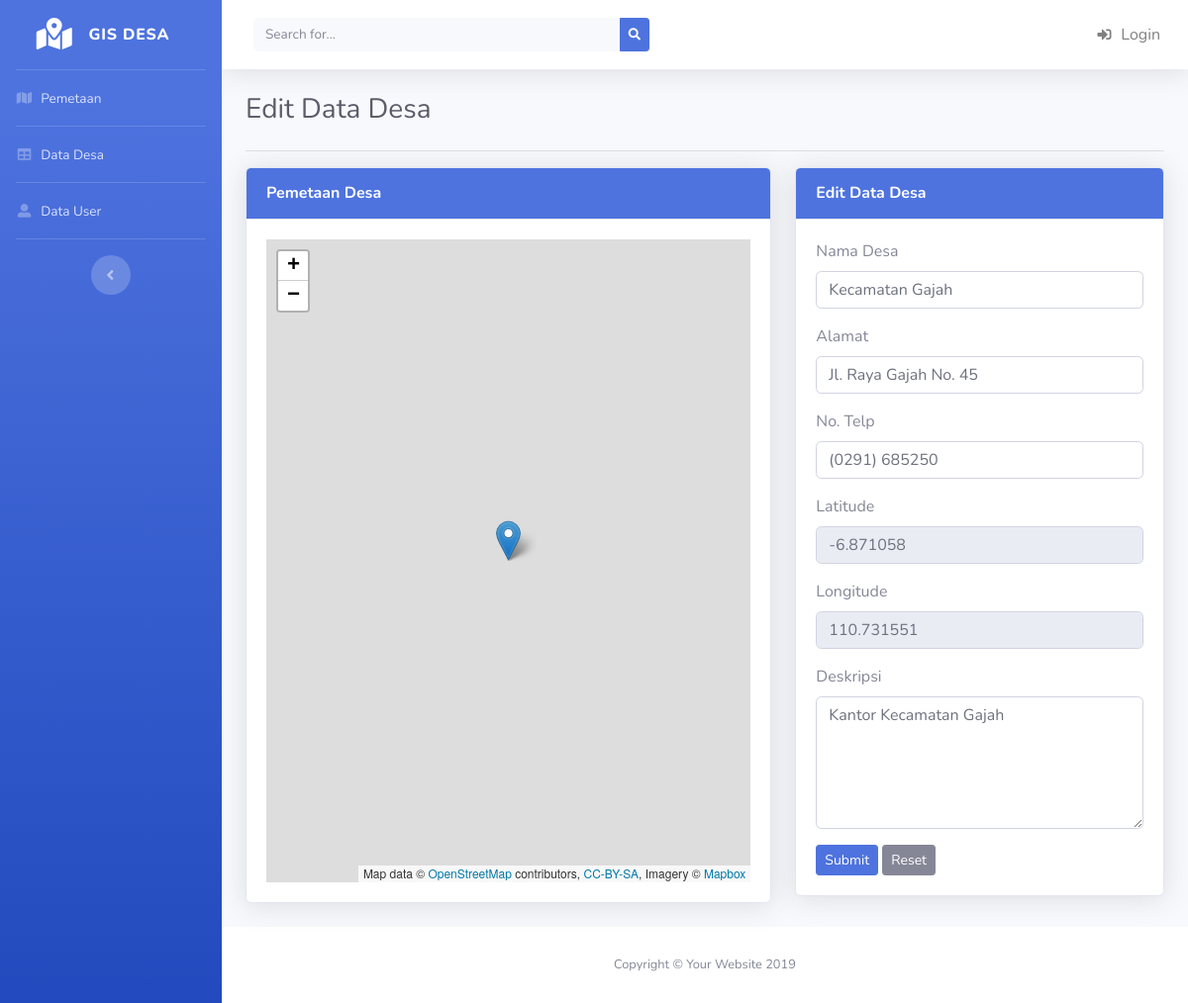
Screenshot of /desa/edit/4 with the database file from the repository.
### tables this page shows
CREATE TABLE `tb_desa` (
  `id_desa` int(11) NOT NULL,
  `nama_desa` varchar(20) NOT NULL,
  `alamat` varchar(100) NOT NULL,
  `telp` varchar(15) NOT NULL,
  `latitude` varchar(100) NOT NULL,
  `longitude` varchar(100) NOT NULL,
  `deskripsi` text NOT NULL
);

### application/views/layout/v_content.php (called while the page is built)
<?php
if ($isi) {
    $this->load->view($isi);
}

### application/views/layout/v_wrapper.php (called while the page is built)
<?php
require_once('v_head.php');
require_once('v_header.php');
require_once('v_nav.php');
require_once('v_content.php');
require_once('v_footer.php');

### application/controllers/Desa.php (called while the page is built, shortened)
<?php
class Desa extends CI_Controller
{
    public function __construct()
    {
        $this->load->model('m_desa');
    }
    public function edit($id_desa)
    {
        $this->form_validation->set_rules('nama_desa', 'Nama Desa', 'required', array(
            'required' => '%s Harus diisi !!'
        ));
        $this->form_validation->set_rules('alamat', 'Alamat', 'required', array(
            'required' => '%s Harus diisi !!'
        ));
        $this->form_validation->set_rules('telp', 'No Telp', 'required', array(
            'required' => '%s Harus diisi !!'
        ));
        $this->form_validation->set_rules('latitude', 'Latitude', 'required', array(
            'required' => '%s Harus diisi !!'
        ));
        $this->form_validation->set_rules('longitude', 'Longitude', 'required', array(
            'required' => '%s Harus diisi !!'
        ));
        $this->form_validation->set_rules('deskripsi', 'Deskripsi', 'required', array(
            'required' => '%s Harus diisi !!'
        ));
        if ($this->form_validation->run() == FALSE) {
            $data = array(
                'title'  => 'GIS Desa se Kecamatan Gajah',
                'title1' => 'Edit Data Desa',
                'title2' => 'Pemetaan Desa',
                'desa'   => $this->m_desa->detail($id_desa),
                'isi'    => 'desa/v_edit'
            );
            $this->load->view('layout/v_wrapper', $data, FALSE);
        }
    }
}

### index.php (called while the page is built, shortened)
<?php
require_once BASEPATH.'core/CodeIgniter.php';

### application/models/M_desa.php (called while the page is built, shortened)
<?php
class M_desa extends CI_Model
{
    public function detail($id_desa)
    {
        $this->db->select('*');
        $this->db->from('tb_desa');
        $this->db->where('id_desa', $id_desa);
        return $this->db->get()->row();
    }
}

### application/views/desa/v_edit.php (the view, shortened to what this page needs)
<div class="row">
    <div class="col-md-7">
        <div class="card shadow mb-4">
            <div class="card-header bg-primary py-3">
                <h6 class="m-0 font-weight-bold text-white"><?= $title2; ?></h6>
            </div>
            <div class="card-body">
                <div id="mapidedit" style="width: 100%; height: 650px;"></div>
            </div>
        </div>
    </div>
    <div class="col-md-5">
        <div class="card shadow mb-4">
            <div class="card-header bg-primary py-3">
                <h6 class="m-0 font-weight-bold text-white"><?= $title1; ?></h6>
            </div>
            <div class="card-body">
                <?php
                echo form_open('desa/edit/' . $desa->id_desa);
                ?>
                <div class="form-group">
                    <label>Nama Desa</label>
                    <input type="text" name="nama_desa" value="<?= $desa->nama_desa ?>" class="form-control" placeholder="Masukkan Nama Desa">
                </div>
                <div class="form-group">
                    <label>Alamat</label>
                    <input type="text" name="alamat" value="<?= $desa->alamat ?>" class="form-control" placeholder="Masukkan Alamat">
                </div>
                <div class="form-group">
                    <label>No. Telp</label>
                    <input type="text" name="telp" value="<?= $desa->telp ?>" class="form-control" placeholder="Masukkan No Telp">
                </div>
                <div class="form-group">
                    <label>Latitude</label>
                    <input type="text" name="latitude" value="<?= $desa->latitude ?>" class="form-control" id="Latitude" placeholder="Latitude" readonly>
                </div>
                <div class="form-group">
                    <label>Longitude</label>
                    <input type="text" name="longitude" value="<?= $desa->longitude ?>" class="form-control" id="Longitude" placeholder="Longitude" readonly>
                </div>
                <div class="form-group">
                    <label>Deskripsi</label>
                    <textarea class="form-control" name="deskripsi" rows="5"><?= $desa->deskripsi ?></textarea>
                </div>
                <button type="submit" class="btn btn-primary btn-sm">Submit</button>
                <button type="reset" class="btn btn-secondary btn-sm">Reset</button>
            </div>
        </div>
    </div>
</div>

### rows the page displays
tb_desa: nama_desa "Kecamatan Gajah", alamat "Jl. Raya Gajah No. 45", telp "(0291) 685250", latitude "-6.871058", longitude "110.731551", deskripsi "Kantor Kecamatan Gajah"

### other values shown
$title1 "Edit Data Desa"
$title2 "Pemetaan Desa"
